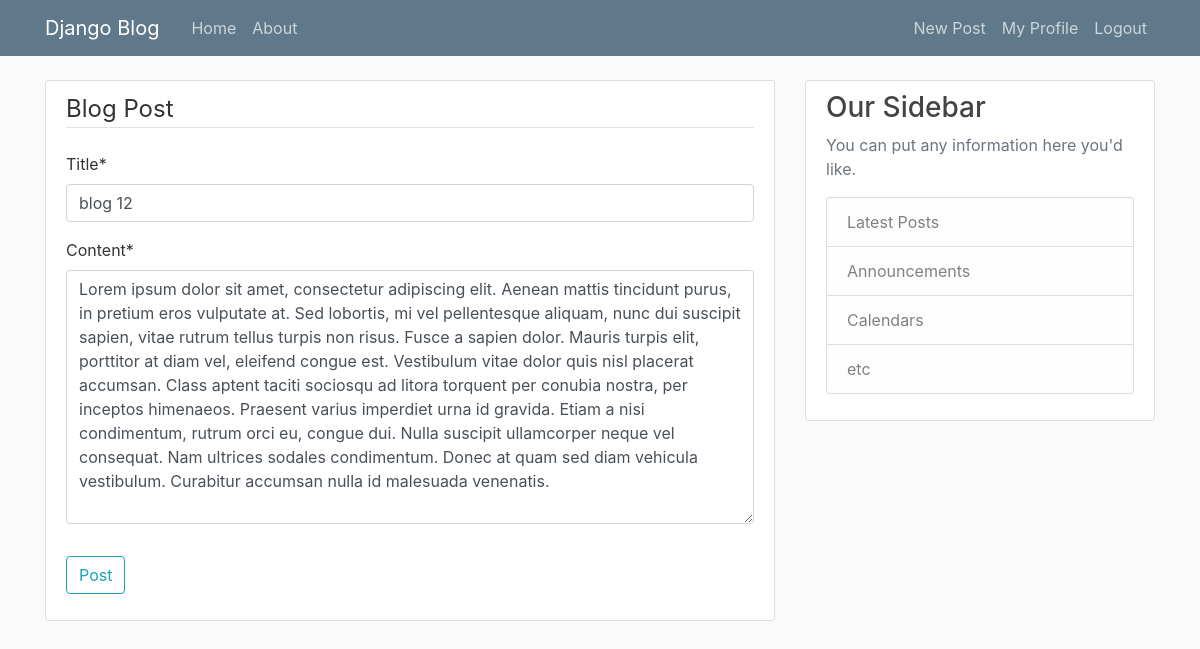
Screenshot of /post/12/update/ (signed in) with the database file from the repository.
### blog/models.py (models this page shows, shortened)
class Post(models.Model):
    title = models.CharField(max_length=100)
    content = models.TextField()
    date_posted = models.DateTimeField(default=timezone.now)
    author = models.ForeignKey(User, on_delete=models.CASCADE)

### blog/views.py (the view, shortened to what this page needs)
# urls.py: path('post/<int:pk>/update/', PostUpdateView.as_view(), name='post-update'),
class PostUpdateView(LoginRequiredMixin, UserPassesTestMixin, UpdateView):
    model = Post
    fields = ['title', 'content']
    def test_func(self):
        post = self.get_object()
        if self.request.user == post.author:
            return True
        return False

### blog/templates/blog/post_form.html (shortened to what this page needs)
{% extends 'blog/base.html' %}
{% load crispy_forms_tags %}
    {% block content %}
        <div class="content-section">
            <form method="POST">
                <fieldset class="form-group">
                    <legend class="border-bottom mb-4">Blog Post</legend>
                    {{ form|crispy }}
                </fieldset>
                <div class="form-group">
                    <button class="btn btn-outline-info" type="submit">Post</button>
                </div>
            </form>
        </div>
    {% endblock content %}

### blog/static/blog/main.css (style rules this page uses)
body { background: #fafafa; color: #333333; margin-top: 5rem; }
.content-section { background: #ffffff; padding: 10px 20px; border: 1px solid #dddddd; border-radius: 3px; margin-bottom: 20px; }

### rows the page displays
Post: title "blog 12", content "Lorem ipsum dolor sit amet, consectetur adipiscing elit. Aenean mattis tincidunt purus, in pretium eros vulputate at. Sed lobortis, mi vel pellentesque aliquam, nunc dui suscipit sapien, vitae rutrum tellus turpis non risus. Fusce a sapien dolor. Mauris turpis elit, porttitor at diam vel, eleifend congue est. Vestibulum vitae dolor quis nisl placerat accumsan. Class aptent taciti sociosqu ad litora torquent per conubia nostra, per inceptos himenaeos. Praesent varius imperdiet urna id gravida. Etiam a nisi condimentum, rutrum orci eu, congue dui. Nulla suscipit ullamcorper neque vel consequat. Nam ultrices sodales condimentum. Donec at quam sed diam vehicula vestibulum. Curabitur accumsan…"
